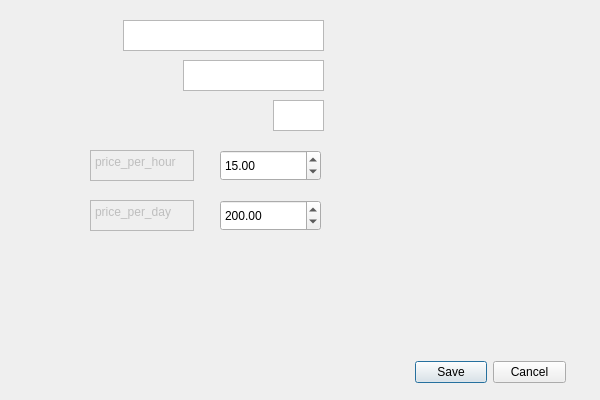
<?xml version="1.0" encoding="UTF-8"?>
<ui version="4.0">
 <class>AddScooterDialogClass</class>
 <widget class="QDialog" name="AddScooterDialogClass">
  <property name="geometry">
   <rect>
    <x>0</x>
    <y>0</y>
    <width>600</width>
    <height>400</height>
   </rect>
  </property>
  <property name="windowTitle">
   <string>AddScooterDialog</string>
  </property>
  <widget class="QDoubleSpinBox" name="pricePerDaySpinbox">
   <property name="geometry">
    <rect>
     <x>220</x>
     <y>200</y>
     <width>101</width>
     <height>31</height>
    </rect>
   </property>
   <property name="maximum">
    <double>1000.000000000000000</double>
   </property>
   <property name="singleStep">
    <double>0.100000000000000</double>
   </property>
   <property name="value">
    <double>200.000000000000000</double>
   </property>
  </widget>
  <widget class="QPlainTextEdit" name="plainTextEdit_5">
   <property name="enabled">
    <bool>false</bool>
   </property>
   <property name="geometry">
    <rect>
     <x>90</x>
     <y>200</y>
     <width>104</width>
     <height>31</height>
    </rect>
   </property>
   <property name="inputMethodHints">
    <set>Qt::ImhNone</set>
   </property>
   <property name="plainText">
    <string>price_per_day</string>
   </property>
  </widget>
  <widget class="QDoubleSpinBox" name="pricePerHourSpinbox">
   <property name="geometry">
    <rect>
     <x>220</x>
     <y>150</y>
     <width>101</width>
     <height>31</height>
    </rect>
   </property>
   <property name="minimum">
    <double>0.100000000000000</double>
   </property>
   <property name="maximum">
    <double>100.000000000000000</double>
   </property>
   <property name="singleStep">
    <double>0.100000000000000</double>
   </property>
   <property name="value">
    <double>15.000000000000000</double>
   </property>
  </widget>
  <widget class="QPlainTextEdit" name="manufacturerEditText">
   <property name="geometry">
    <rect>
     <x>123</x>
     <y>20</y>
     <width>201</width>
     <height>31</height>
    </rect>
   </property>
   <property name="inputMethodHints">
    <set>Qt::ImhNone</set>
   </property>
   <property name="plainText">
    <string/>
   </property>
   <property name="placeholderText">
    <string>manufacturer</string>
   </property>
  </widget>
  <widget class="QDialogButtonBox" name="buttonBox">
   <property name="geometry">
    <rect>
     <x>415</x>
     <y>360</y>
     <width>151</width>
     <height>24</height>
    </rect>
   </property>
   <property name="standardButtons">
    <set>QDialogButtonBox::Cancel|QDialogButtonBox::Save</set>
   </property>
  </widget>
  <widget class="QPlainTextEdit" name="productionYearEditText">
   <property name="geometry">
    <rect>
     <x>273</x>
     <y>100</y>
     <width>51</width>
     <height>31</height>
    </rect>
   </property>
   <property name="inputMethodHints">
    <set>Qt::ImhDigitsOnly</set>
   </property>
   <property name="plainText">
    <string/>
   </property>
   <property name="placeholderText">
    <string notr="true">1999</string>
   </property>
  </widget>
  <widget class="QPlainTextEdit" name="modelEditText">
   <property name="geometry">
    <rect>
     <x>183</x>
     <y>60</y>
     <width>141</width>
     <height>31</height>
    </rect>
   </property>
   <property name="inputMethodHints">
    <set>Qt::ImhNone</set>
   </property>
   <property name="plainText">
    <string/>
   </property>
   <property name="placeholderText">
    <string>model</string>
   </property>
  </widget>
  <widget class="QPlainTextEdit" name="plainTextEdit_4">
   <property name="enabled">
    <bool>false</bool>
   </property>
   <property name="geometry">
    <rect>
     <x>90</x>
     <y>150</y>
     <width>104</width>
     <height>31</height>
    </rect>
   </property>
   <property name="inputMethodHints">
    <set>Qt::ImhNone</set>
   </property>
   <property name="plainText">
    <string>price_per_hour</string>
   </property>
  </widget>
 </widget>
 <layoutdefault spacing="6" margin="11"/>
 <resources/>
 <connections/>
</ui>
